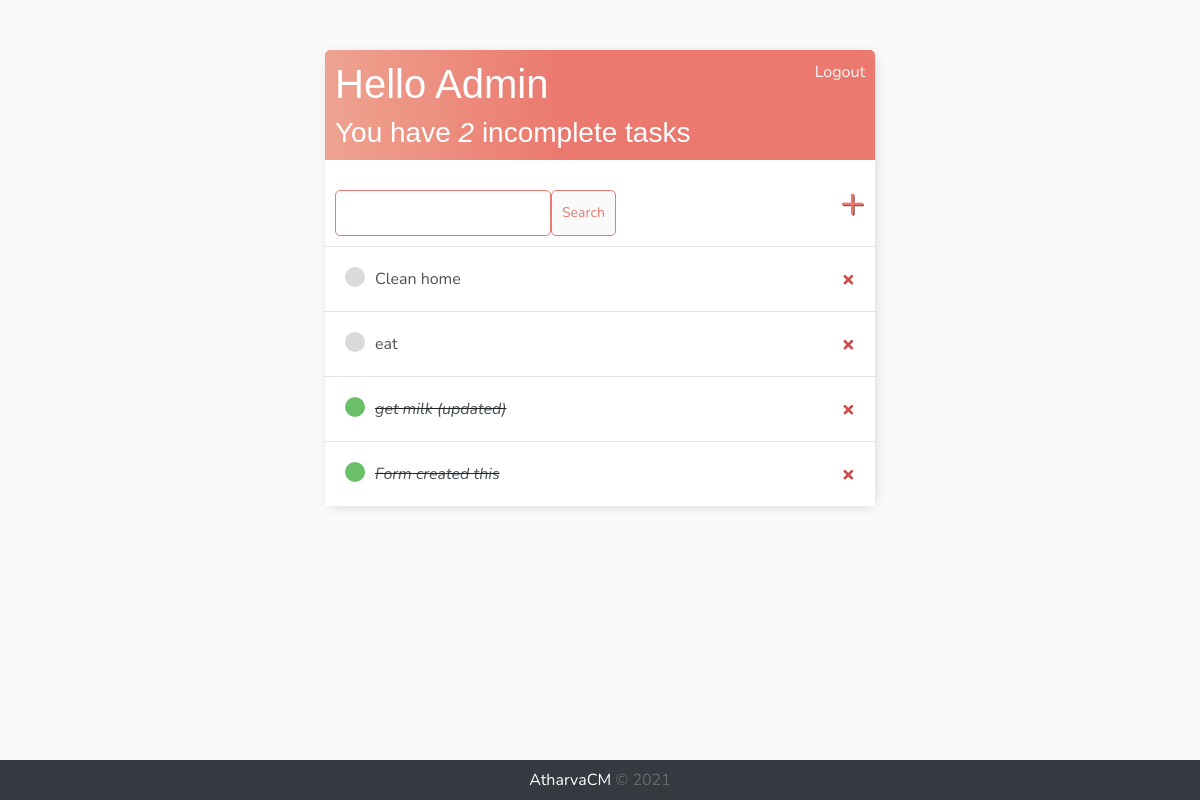
The app's page / (signed in) with its own data.
### base/models.py (models this page shows)
class Task(models.Model):
    user = models.ForeignKey(
        User, on_delete=models.CASCADE, null=True, blank=True)
    title = models.CharField(max_length=200)
    description = models.TextField(null=True, blank=True)
    complete = models.BooleanField(default=False)
    create = models.DateTimeField(auto_now_add=True)
    def __str__(self):
        return self.title
    class Meta:
        ordering = ['complete']

### base/views.py (the view)
# urls.py: path('', TaskList.as_view(), name='tasks'),
class TaskList(LoginRequiredMixin, ListView):
    model = Task
    context_object_name = 'tasks'
    def get_context_data(self, **kwargs):
        context = super().get_context_data(**kwargs)
        context['tasks'] = context['tasks'].filter(user=self.request.user)
        context['count'] = context['tasks'].filter(complete=False).count()
        search_input = self.request.GET.get('search-area') or ''
        if search_input:
            context['tasks'] = context['tasks'].filter(
                title__icontains=search_input)
        context['search_input'] = search_input
        return context

### base/templates/base/task_list.html
{% extends 'base/main.html' %}
{% block content %}
<div class="header-bar">
    <div>
        <h1>Hello {{request.user|title}}</h1>
        <h3 style="margin:0">You have <i>{{count}}</i> incomplete task{{count|pluralize:"s"}}</h3>
    </div>
    {% if request.user.is_authenticated %}
    <a href="{% url 'logout' %}">Logout</a>
    {% else %}
    <a href="{% url 'login' %}">Login</a>
    {% endif %}
</div>
<div id="search-add-wrapper">
    <form method="GET" style="margin-top: 20px; display: flex;">
        <input type="text" name="search-area" value="{{ search_input }}">
        <input class="button" type="submit" value="Search">
    </form>
    <a id="add-link" href="{% url 'task-create' %}">&#x2b;</a>
</div>
<div class="task-items-wrapper">
    {% for task in tasks %}
    <div class="task-wrapper">
        {% if task.complete %}
        <div class="task-title">
            <div class="task-complete-icon"></div>
            <i><s><a href="{% url 'task-update' task.id %}">{{task}}</a></s></i>
        </div>
        <a class="delete-link" href="{% url 'task-delete' task.id %}">&#215;</a>
        {% else %}
        <div class="task-title">
            <div class="task-incomplete-icon"></div>
            <a href="{% url 'task-update' task.id %}">{{task}}</a>
        </div>
        <a class="delete-link" href="{% url 'task-delete' task.id %}">&#215;</a>
        {% endif %}
    </div>
    {% empty %}
    <h3>No items in list</h3>
    {% endfor %}
</div>
{% endblock %}

### base/templates/base/main.html (style rules this page uses)
html { height: 100%; }
body { background-color: #FAFAFA; font-family: 'Nunito', sans-serif; padding-top: 50px; height: 100%; }
h1, h2, h3, h4, h5, h6 { font-family: 'Raleway', sans-serif; }
a, p { color: #4b5156 }
.header-bar { display: flex; justify-content: space-between; color: white; padding: 10px; border-radius: 5px 5px 0 0; background: linear-gradient(90deg, #EEA390 0%, #EB796F 43%, #EB796F 100%) }
.header-bar a { color: rgb(247, 247, 247); text-decoration: none; }
.task-wrapper { display: flex; align-items: center; justify-content: space-between; padding: 20px; background-color: white; border-top: 1px solid rgb(226, 226, 226); }
.task-title { display: flex; }
.task-title a { text-decoration: none; color: #4b5156; margin-left: 10px; }
.task-complete-icon { height: 20px; width: 20px; background-color: rgb(105, 192, 105); border-radius: 50%; }
.task-incomplete-icon { height: 20px; width: 20px; background-color: rgb(218, 218, 218); border-radius: 50%; }
.delete-link { text-decoration: none; font-weight: 900; color: #cf4949; font-size: 22px; line-height: 0; }
#search-add-wrapper { display: flex; justify-content: space-between; align-items: center; padding: 10px; }
#add-link { color: #EB796F; text-decoration: none; font-size: 42px; text-shadow: 1px 1px #81413b; }
input[type=text], input[type=password], textarea { border: 1px solid #Eb796F; border-radius: 5px; padding: 10px; width: 90%; }
.button { border: 1px solid #Eb796F; background-color: #FAFAFA; color: #Eb796F; padding: 10px; font-size: 14px; border-radius: 5px; cursor: pointer; text-decoration: none; }

### records on screen
Task: title "Clean home"
Task: title "eat"
Task: title "get milk (updated)"
Task: title "Form created this"

### other values on screen
{{ request.user|title }} "Admin"
{{ count }} "2"
